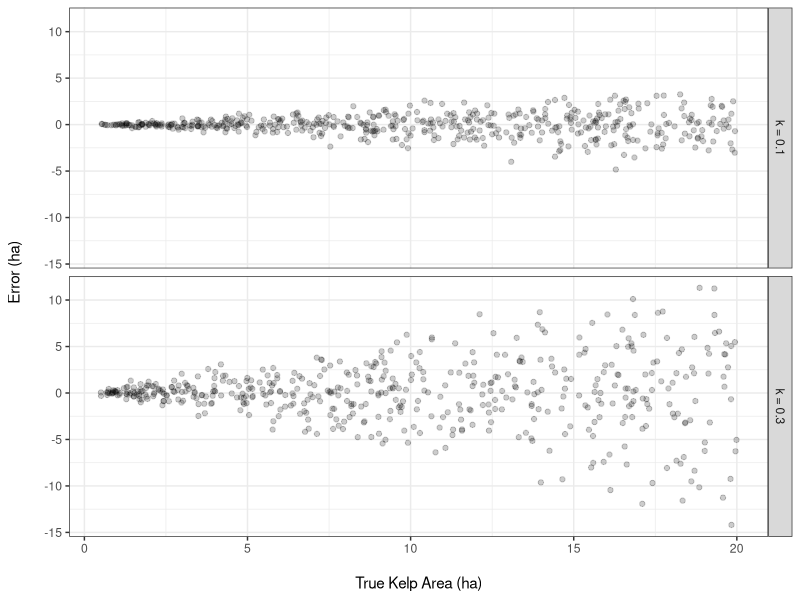
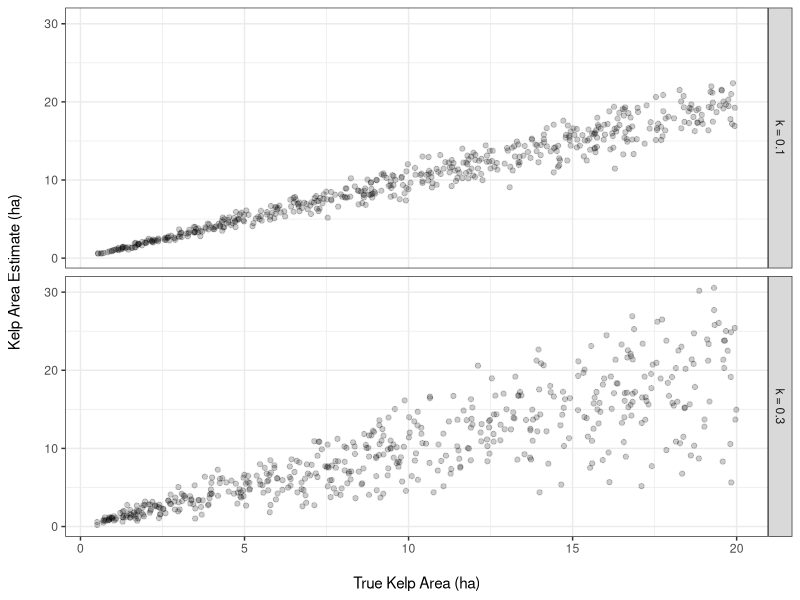

The R source for these figures, in order:
###############################################################################
#
# Appendix fig showing error dependence on kelp area.
# Appears prior to demo 2.
#
###############################################################################


library(ggplot2)
library(dplyr)

N <- 500
k <- c(0.1,0.3)
Amax <- 20
Amin <- 0.5

df <- data.frame(
  k = rep(k, each=N), 
  xA = runif(2*N, min=Amin, max=Amax) 
)

k_labels = c("0.1" = "k = 0.1", "0.3" = "k = 0.3")

df <- df %>%
  mutate(
    k_fct = factor(k, levels=c(0.1, 0.3)),
    err_stdev = k*xA,
    z_val = rnorm(2*N),
    error = err_stdev*z_val,
    Ahat = xA + error
  )

p <- ggplot(data = df,
            mapping = aes(x=xA, y=error)) +
     geom_point(alpha=0.2) +
     facet_grid(rows=vars(k_fct),
                labeller=labeller(k_fct=k_labels)) +
     theme_bw() +
     theme(
      axis.title.x = element_text(margin=margin(t=15)),
      axis.title.y = element_text(margin=margin(r=15))
     ) +
     scale_x_continuous(name="True Kelp Area (ha)") +
     scale_y_continuous(name="Error (ha)")

p2 <- ggplot(data = df,
            mapping = aes(x=xA, y=Ahat)) +
     geom_point(alpha=0.2) +
     facet_grid(rows=vars(k_fct),
                labeller=labeller(k_fct=k_labels)) +
     theme_bw() +
     theme(
      axis.title.x = element_text(margin=margin(t=15)),
      axis.title.y = element_text(margin=margin(r=15))
     ) +
     scale_x_continuous(name="True Kelp Area (ha)") +
     scale_y_continuous(name="Kelp Area Estimate (ha)")
